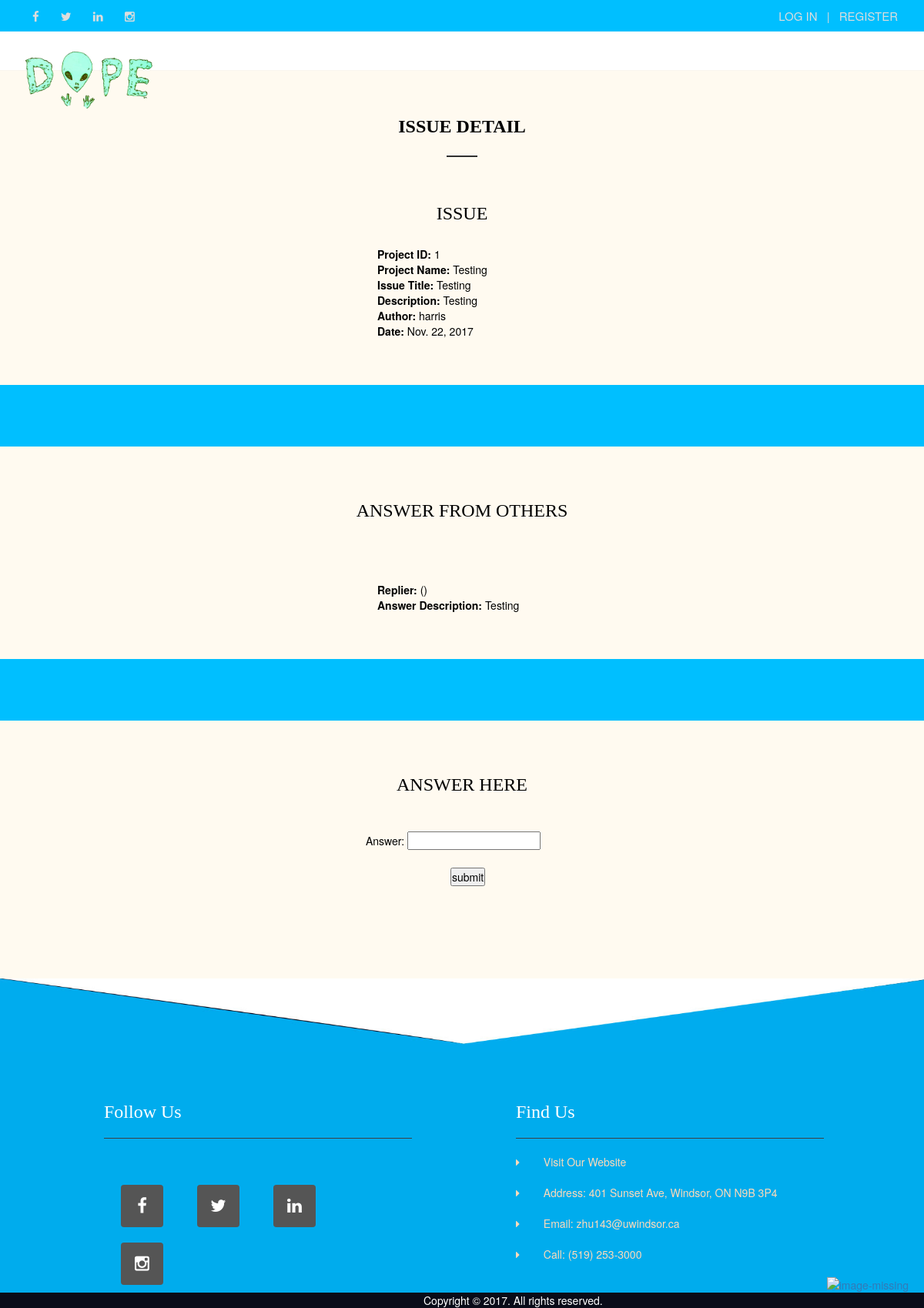
Screenshot of /myapp/1/ with the database file from the repository.
### myapp/models.py (models this page shows, shortened)
class Issue(models.Model):
    project = models.ForeignKey(Project)
    title = models.CharField(max_length=1000)
    description = models.CharField(max_length=100000)
    author = models.ForeignKey(User)
    date =  models.DateField()

class Project(models.Model):
    project_no = models.IntegerField(primary_key=True)
    members = models.ManyToManyField(Member,blank=True)
    name = models.CharField(max_length=50)
    leader = models.CharField(max_length=50)
    start_date = models.DateField()
    end_date = models.DateField()
    Communication = 0
    Planning = 1
    Modeling = 2
    Construction = 3
    Deployment = 4
    phase_choice = (
        (0, 'Communication'),
        (1, 'Planning'),
        (2, 'Modeling'),
        (3, 'Construction'),
        (4, 'Deploylment')
    )
    phase = models.IntegerField(default=0, choices=phase_choice)
    description = models.CharField(max_length=100000)

class Issue_Detail(models.Model):
    answer = models.CharField(max_length=100000)
    replyer = models.ForeignKey(User)
    issue = models.ForeignKey(Issue)

### myapp/views.py (the view)
# urls.py: url(r'^(?P<issues_id>\d+)/$', views.Issues_Detail, name='issues_detail'),
def Issues_Detail(request,issues_id):
    issues = Issue.objects.get(id=issues_id)
    project = Project.objects.get(project_no=issues.project_id)
    author = User.objects.get(id=issues.author_id)
    answer = Issue_Detail.objects.filter(issue_id=issues_id)
    form = IssueDetailForm(request.POST)
    if request.method == 'POST':
        if form.is_valid():
            issuedetail = form.save(commit=False)
            issuedetail.issue_id = issues_id
            issuedetail.replyer_id = request.user.id
            issuedetail.save()
            form = IssueDetailForm()
        else:
            form = IssueDetailForm()
    else:
        form = IssueDetailForm()
    return render(request, 'management/issues_detail.html',{'issues':issues, 'answer':answer, 'project':project, 'author':author, 'form':form})

### myapp/forms.py
class IssueDetailForm(forms.ModelForm):
    class Meta:
        model = Issue_Detail
        fields = ['answer']

### myapp/templates/management/issues_detail.html (shortened to what this page needs)
{% extends 'management/base1.html' %}
{% block body_block %}
    <head>
    </head>
    <section class="contact_page">
        <div class="container">
            <div class="row">
                <div class="col-sm-6 col-sm-offset-3 m-t-50">
                    <h1 class="underline heading"><b>ISSUE DETAIL</b></h1>
                </div>
            </div>
        </div>
    </section>
    <div class="container">
        <div class="container1">
            <ul>
                <div class="container2" color='red'>
                    <h1 align="center">ISSUE</h1><br>
                    <div style=" width: 400px; margin-left: 240px;">
                        <li><b>Project ID: </b>{{ issues.project_id }}  </li>
                        <li><b>Project Name: </b>{{ project.name }}  </li>
                        <li><b>Issue Title: </b>{{ issues.title }}</li>
                        <li><b>Description: </b>{{ issues.description }}</li>
                        <li><b>Author: </b>{{ author.username }}</li>
                        <li><b>Date: </b>{{ issues.date }}</li>
                    </div>
                </div>
            </ul>
        </div>
    </div>
    <div class="tp-header" id="tp-header"></div>
    <div class="container">
        <div class="container1">
            <h1 align="center">ANSWER FROM OTHERS</h1><br>
            <ul>
                {% for an in answer %}
                    <div class="container2" color='red'>
                        <div style=" width: 400px; margin-left: 240px;">
                            <li><b>Replier:</b>{{ request.user.first_name }} {{ request.user.last_name }} ({{ request.user.username }})</li>
                            <li><b>Answer Description: </b>{{ an.answer }}  </li>
                        </div>
                    </div>
                {% endfor %}
            </ul>
        </div>
    </div>
    <div class="tp-header" id="tp-header"></div>
    <div class="container">
        <div class="container1">
            <div class="container2">
                <h1 align="center">ANSWER HERE</h1><br>
                <div style=" width: 400px; margin-left: 225px;">
                    <form action="" method="post">
                        {{ form.as_p }}
                        <input type="submit" value="submit" style="margin: 20px 110px"/>
                    </form>
                </div>
            </div>
        </div>
    </div>
{% endblock %}

### myapp/static/myapp/css/custom.css (style rules this page uses)
body, div, dl, dt, dd, ul, ol, li, h1, h2, h3, h4, h5, h6, pre, code, form, fieldset, legend, input, textarea, p, blockquote, th, td { margin: 0; padding: 0; }
ol, ul { list-style: none; }
h1, h2, h3, h4, h5, h6 { font-size: x-large; font-weight: normal; font-family: "Bookman Old Style"; }
input, textarea, select { font-family: inherit; font-size: inherit; font-weight: inherit; }
input, textarea, select { *font-size: 100%; }
article, aside, details, figcaption, figure, footer, header, hgroup, nav, section, summary { display: block; }
body { color: black; background-color: floralwhite; }
h2, h1 { line-height: 46px; }
label { font-weight: 400; margin-top: 20px; }
.section-top-50, .m-t-50 { margin-top: 50px; }
.tp-header, header { font-size: 15px; }
.tp-header { padding: 10px; background-color: deepskyblue; color: #ddd; outline: none; }
.m-t-50 { margin-top: 50px; }
.heading:after, .heading1:after { border-top: 2px solid #303030; display: block; width: 40px; content: ""; }
.heading.underline:after, .heading2.underline2:after { margin: 15px auto 0; }
.heading { text-align: center; }
.container1 { margin-top: 50px; }
.container2 { margin: 50px auto; width: 700px; text-align: left; }
#tp-header { margin: 10px 0px; height: 80px; }

### rows the page displays
Issue: project_id "1", title "Testing", description "Testing", date "Nov. 22, 2017"
Project: name "Testing"
Issue_Detail: answer "Testing"

### other values shown
{{ author.username }} "harris"
